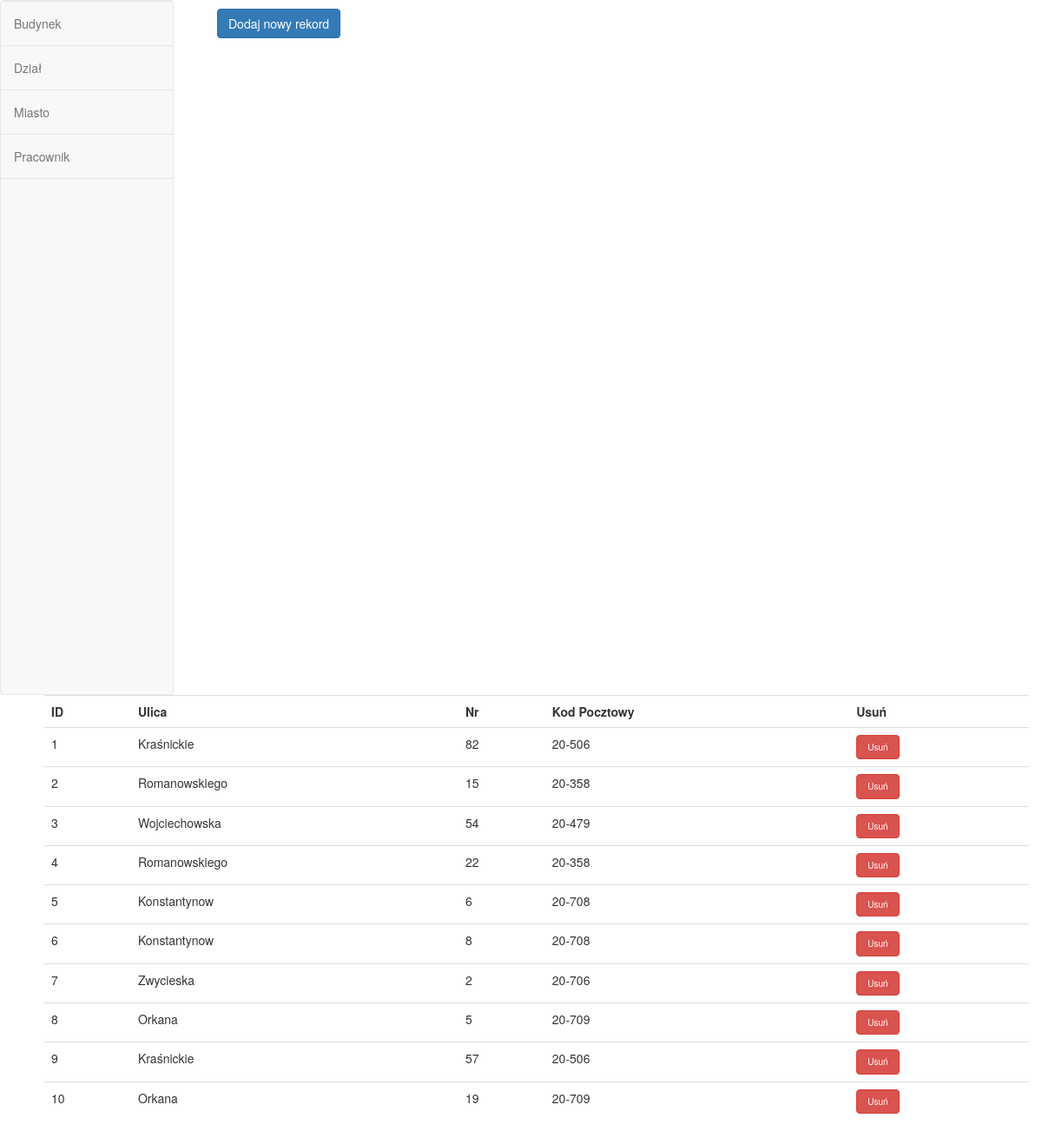
The page /budynek.php on the database its author committed.
### tables this page shows
CREATE TABLE `budynek` (
  `idBudynek` int(11) NOT NULL AUTO_INCREMENT,
  `Ulica` varchar(45) DEFAULT NULL,
  `Nr` int(11) DEFAULT NULL,
  `Kod_pocztowy` varchar(6) DEFAULT NULL,
  PRIMARY KEY (`idBudynek`)
);

### budynek.php (the view, shortened to what this page needs)
<!DOCTYPE html>
<html>
<head>
	<link rel="stylesheet"  href="style.css">
 	<link rel="stylesheet" href="bootstrap.min.css">
</head>
<body>
<nav class="navbar navbar-default sidebar" role="navigation">
    <div class="container-fluid">
    <div class="collapse navbar-collapse" id="bs-sidebar-navbar-collapse-1">
      <ul class="nav navbar-nav">
        <li ><a href="budynek.php">Budynek<span style="font-size:16px;" class="pull-right hidden-xs showopacity glyphicon "></span></a></li>
        <li ><a href="dzial.php">Dział<span style="font-size:16px;" class="pull-right hidden-xs showopacity glyphicon "></span></a></li>
        <li ><a href="miasto.php">Miasto<span style="font-size:16px;" class="pull-right hidden-xs showopacity glyphicon "></span></a></li>
        <li ><a href="pracownik.php">Pracownik<span style="font-size:16px;" class="pull-right hidden-xs showopacity glyphicon "></span></a></li>
      </ul>
    </div>
  </div>
</nav>
<a href="dodaj/dodajbudynek.php" type="button" class="btn btn-primary">Dodaj nowy rekord</a>
<?php
	require_once('connect.php');
	$mysqli->query("SET NAMES 'utf8'");
	if($rezultat = $mysqli->query("SELECT * FROM budynek "))
	{
		if($rezultat->num_rows>0)
		{
			echo "<div class='container'>";
			echo "<table class='table'>";
			echo "<tr><th>ID</th><th>Ulica</th><th>Nr</th><th>Kod Pocztowy</th><th>Usuń</th></tr>";
			while($wiersz = $rezultat->fetch_object())
			{
				echo "<tr>";
					echo "<td>".$wiersz->idBudynek."</td>";
					echo "<td>".$wiersz->Ulica."</td>";
					echo "<td>".$wiersz->Nr."</td>";
					echo "<td>".$wiersz->Kod_pocztowy."</td>";
					echo "<td><a type='button' class='btn btn-danger' href='usun/usunbudynek.php?id=".$wiersz->idBudynek."'>Usuń</a></td>";
				echo "</tr>";
			}
			echo "</table>";
			echo "</div>";
		}
		else
		{
			echo "Brak rekordów";
		}
	}
	else
	{
		echo "Błąd: ". $mysqli->error;
	}
?>
</body>
</html>

### style.css (style rules this page uses)
body,html { height: 100%; }
nav.sidebar, .main { -webkit-transition: margin 200ms ease-out; -moz-transition: margin 200ms ease-out; -o-transition: margin 200ms ease-out; transition: margin 200ms ease-out; }
@media (min-width: 765px) { nav.sidebar a { padding-right: 13px; } }
@media (min-width: 765px) { nav.sidebar .navbar-nav > li:first-child { border-top: 1px #e5e5e5 solid; } }
@media (min-width: 765px) { nav.sidebar .navbar-nav > li { border-bottom: 1px #e5e5e5 solid; } }
@media (min-width: 765px) { nav.sidebar .navbar-collapse, nav.sidebar .container-fluid { padding: 0 0px 0 0px; } }
@media (min-width: 765px) { nav.sidebar { width: 200px; height: 100%; margin-left: -160px; float: left; margin-bottom: 0px; } }
@media (min-width: 765px) { nav.sidebar li { width: 100%; } }

### rows shown on the page
budynek: idBudynek "1", Ulica "Kraśnickie", Nr "82", Kod_pocztowy "20-506"
budynek: idBudynek "2", Ulica "Romanowskiego", Nr "15", Kod_pocztowy "20-358"
budynek: idBudynek "3", Ulica "Wojciechowska", Nr "54", Kod_pocztowy "20-479"
budynek: idBudynek "4", Ulica "Romanowskiego", Nr "22", Kod_pocztowy "20-358"
budynek: idBudynek "5", Ulica "Konstantynow", Nr "6", Kod_pocztowy "20-708"
budynek: idBudynek "6", Ulica "Konstantynow", Nr "8", Kod_pocztowy "20-708"
budynek: idBudynek "7", Ulica "Zwycieska", Nr "2", Kod_pocztowy "20-706"
budynek: idBudynek "8", Ulica "Orkana", Nr "5", Kod_pocztowy "20-709"
budynek: idBudynek "9", Ulica "Kraśnickie", Nr "57", Kod_pocztowy "20-506"
budynek: idBudynek "10", Ulica "Orkana", Nr "19", Kod_pocztowy "20-709"
